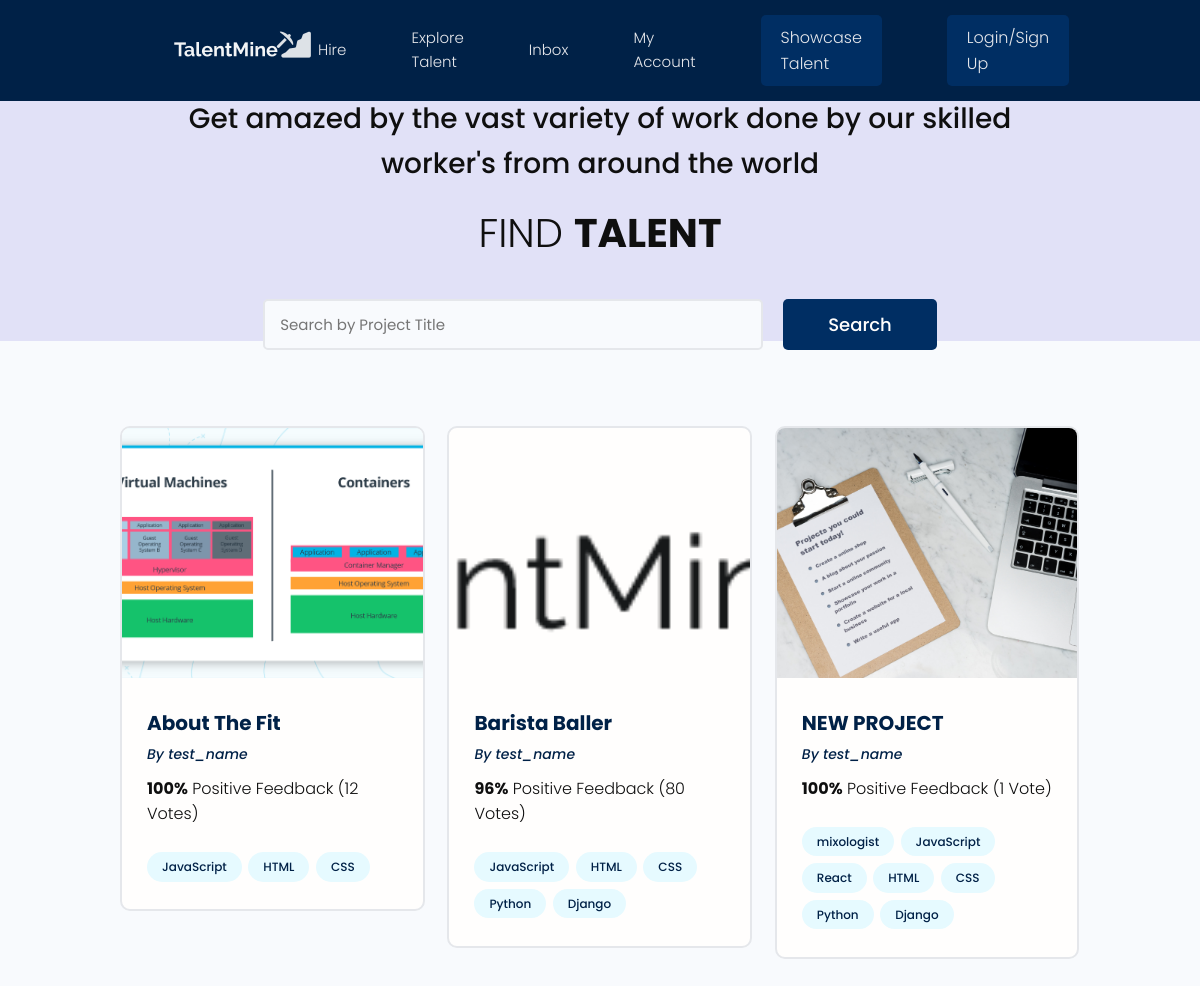
The app's page /project/ with its own data.
### projects/models.py (models this page shows, shortened)
class Project(models.Model):
    owner = models.ForeignKey(Profile,null=True,blank=True,on_delete=models.SET_NULL)
    id = models.UUIDField(default = uuid.uuid4, unique=True,primary_key=True,editable=False)
    title = models.CharField(max_length=200)
    description = models.TextField(null=True, blank=True)
    featured_image = models.ImageField(null=True,blank=True,default="default.jpg")
    demo_link = models.CharField(max_length=20000,null=True,blank=True)
    source_link = models.CharField(max_length=20000,null=True,blank=True)
    tags = models.ManyToManyField('Tag',blank=True)
    vote_total = models.IntegerField(default=0,null=True,blank=True)
    vote_ratio = models.IntegerField(default=0,null=True,blank=True)
    created = models.DateTimeField(auto_now_add=True)

class Tag(models.Model):
    name = models.CharField(max_length=200)
    created = models.DateTimeField(auto_now_add=True)
    id = models.UUIDField(default = uuid.uuid4, unique=True,primary_key=True,editable=False)
    def __str__(self):
        return self.name

### users/models.py (models this page shows, shortened)
class Profile(models.Model):
    user = models.OneToOneField(User,on_delete=models.CASCADE,null=True,blank=True)
    name = models.CharField(max_length = 100,blank=True,null=True)
    email = models.EmailField(max_length=100,blank=True,null=True)
    username  = models.CharField(max_length = 100,blank=True,null=True)
    short_intro  = models.CharField(max_length = 180,blank=True,null=True)
    bio = models.TextField(blank=True,null=True)
    profile_image = models.ImageField(null=True,blank=True,upload_to = 'profiles/',default ="profiles/avatar.jpeg" )
    social_github =  models.CharField(max_length = 5000,blank=True,null=True)
    social_twitter =  models.CharField(max_length = 5000,blank=True,null=True)
    social_linkedin =  models.CharField(max_length = 5000,blank=True,null=True)
    social_website =  models.CharField(max_length = 5000,blank=True,null=True)
    created = models.DateTimeField(auto_now_add=True)
    id = models.UUIDField(default = uuid.uuid4, unique=True,primary_key=True,editable=False)

### projects/views.py (the view)
# urls.py: path('',include('projects.urls')),
def projects(request):
    projects = Project.objects.all()
    context = {'projects':projects}
    return render(request,'projects/projects.html',context)

### projects/templates/projects/projects.html (shortened to what this page needs)
<!DOCTYPE html>
<html lang="en" dir="ltr">
    <head>
    </head>
    <body>
        {% extends 'main.html'%}
        {% block content %}
        <main class="projects">
          <section class="hero-section text-center">
            <div class="container container--narrow">
              <div class="hero-section__box">
                  <h4 style="padding: 20px;">Get amazed by the vast variety of work done by our skilled worker's from around the world </h4>
                <h2>Find <span>Talent</span></h2>
              </div>
              <div class="hero-section__search">
                <form class="form" action="#" method="get">
                  <div class="form__field">
                    <input class="input input--text" id="formInput#search" type="text" name="text"
                      placeholder="Search by Project Title" />
                  </div>
                  <input class="btn btn--sub btn--lg" type="submit" value="Search" />
                </form>
              </div>
            </div>
          </section>
          <section class="projectsList">
            <div class="container">
              <div class="grid grid--three">
                  {% for project in projects%}
                <div class="column">
                  <div class="card project">
                    <a href="{%url 'project' project.id%}" class="project">
                      <img class="project__thumbnail" src="{{ project.featured_image.url }}" alt="project thumbnail" />
                      <div class="card__body">
                        <h3 class="project__title">{{project.title}}</h3>
                        <p><a class="project__author" href="profile.html">By {{project.owner.name}}</a></p>
                        <p class="project--rating">
                          <span style="font-weight: bold;">{{project.vote_ratio}}%</span> Positive
                          Feedback ({{project.vote_total}} Vote{{project.vote_total|pluralize:"s"}})
                        </p>
                        <div class="project__tags">
                            {%for tag in project.tags.all%}
                            <span class="tag tag--pill tag--main">
                              <small>{{tag}}</small>
                            </span>
                            {%endfor%}
                        </div>
                      </div>
                    </a>
                  </div>
                </div>
                {%endfor%}
              </div>
            </div>
          </section>
        </main>
        {% endblock content%}

### static/styles/app.css (style rules this page uses)
:root { --color-sub: #2d2d3; }
.btn--sub { background-color: var(--color-sub-light); }
.card { border: 2px solid var(--color-light); }
img { width: 100%; }
.hero-section { height: 40vh; display: flex; align-items: center; background-color: var(--color-sub); }
.hero-section__box { margin-bottom: 4rem; }
.hero-section__box > h2, .hero-section__box > h2 > span { font-size: 4rem; color: var(--color-light); line-height: 1.3; text-transform: uppercase; }
.hero-section__box > h2 { font-weight: 300; }
.hero-section__box > h2 > span { font-weight: 700; }
.hero-section__search > .form { display: flex; align-items: center; justify-content: center; gap: 2rem; }
.hero-section__search > .form input.input--text { width: 50rem; }
.project__author { font-size: 1.4rem; font-style: italic; }
.project--rating { margin-bottom: 1.6em; margin-top: .5em; }
.projects > .hero-section { background: var(--color-sub-lighter); height: 30vh; }
.projects .hero-section__box { margin-bottom: 2.5rem; }
.projects .hero-section__box > h2 { color: var(--color-sub); }
.projects .hero-section__box > h2 > span { font-weight: 700; color: var(--color-sub); }
.projectsList { margin-top: 8rem; }
.project__thumbnail { height: 25rem; object-fit: cover; object-position: top center; }
.project__title { font-size: 2rem; font-weight: 700; color: var(--color-sub); }

### static/uikit/styles/modules/_variables.css (style rules this page uses)
:root { --color-main: #002147; --color-main-light: #e6faff; --color-sub: #002e63; --color-sub-light: #002e63; --color-sub-lighter: #e1e1f7; --color-text: rgb(15, 15, 15); --color-gray: #8b8b8b; --color-light: #e5e7eb; --color-light-gray: #767676; --color-bg: #f8fafd; --color-white: #fffefd; --color-white-light: #f3f3f3; --color-success: #359e64; --color-success-bg: #def8e8; --color-error: #fc4b0b; --color-error-bg: #fff2ee; --font-base: 'Poppins', arial, helvetica, 'Segoe UI', roboto, ubuntu, sans-serif; --font-monospace: 'Fira Code', 'Courier New', courier, monospace; --font-regular: 300; --font-medium: 500; --font-bold: 700; --generic-shadow: 1px 1px 5px #00000010; --generic-transition: all 0.3s ease-in-out; }

### static/uikit/styles/modules/_base.css (style rules this page uses)
* { margin: 0; padding: 0; box-sizing: border-box; text-rendering: optimizeLegibility; color: inherit; font-size: inherit; }
html { font-size: 50%; }
@media only screen and (min-width: 480px) { html { font-size: 56.25%; } }
@media only screen and (min-width: 1200px) { html { font-size: 62.5%; } }
body { line-height: 1.6; font-weight: 400; font-size: 1.5rem; color: var(--color-text); background-color: var(--color-bg); min-height: 100vh; }

### static/uikit/styles/modules/_typography.css (style rules this page uses)
* { font-family: var(--font-base); }
h2 { font-size: 3.6rem; font-weight: var(--font-bold); }
h3 { font-size: 3.2rem; font-weight: var(--font-medium); }
h4 { font-size: 2.8rem; font-weight: var(--font-medium); }
p, span, strong { font-size: 1.6rem; color: var(--color-text); font-weight: var(--font-regular); }
a { padding-bottom: 2px; text-decoration: none; display: inline-block; color: var(--color-main); font-weight: var(--font-medium); }

### static/uikit/styles/modules/_utilities.css (style rules this page uses)
.container { width: 92%; max-width: 165rem; margin: 0 auto; box-sizing: border-box; }
.container--narrow { width: 92%; max-width: 120rem; }
@media screen and (min-width: 1000px) { .container { width: 90%; } }
@media screen and (min-width: 1000px) { .container--narrow { width: 85%; } }
@media screen and (min-width: 1200px) { .container { width: 80%; } }
@media screen and (min-width: 1200px) { .container--narrow { width: 72%; } }
.text-center { text-align: center; }

### static/uikit/styles/modules/_button.css (style rules this page uses)
.btn { display: inline-block; position: relative; cursor: pointer; background-color: var(--color-light); font-weight: var(--font-medium); color: #385499; text-decoration: none; padding: 1rem 2rem; border-radius: 0.5rem; border: none; width: -webkit-fit-content; width: -moz-fit-content; width: fit-content; height: -webkit-fit-content; height: -moz-fit-content; height: fit-content; font-size: 1.6rem; outline-width: 0; outline-color: transparent; -webkit-backface-visibility: hidden; backface-visibility: hidden; transition: all 0.3s ease-in-out; }
.btn--sub { background-color: #385499; color: var(--color-white); }
.btn--lg { font-size: 1.8rem; padding: 1.2rem 4.5rem; }

### static/uikit/styles/modules/_card.css (style rules this page uses)
.card { border-radius: 1rem; background-color: var(--color-white); border: 1.5px solid var(--color-light); width: auto; height: auto; margin-top: 0.5rem; margin-bottom: 0.5rem; overflow: hidden; }
.card__body, .card__header { padding: 2rem 2.5rem; }

### records on screen
Project: featured_image (picture), title "About The Fit", owner.name "test_name", vote_ratio "100", vote_total "12"
Tag: name "JavaScript"
Tag: name "HTML"
Tag: name "CSS"
Project: featured_image (placeholder picture), title "Barista Baller", owner.name "test_name", vote_ratio "96", vote_total "80"
Tag: name "Python"
Tag: name "Django"
Project: featured_image (placeholder picture), title "NEW PROJECT", owner.name "test_name", vote_ratio "100", vote_total "1"
Tag: name "mixologist"
Tag: name "React"
